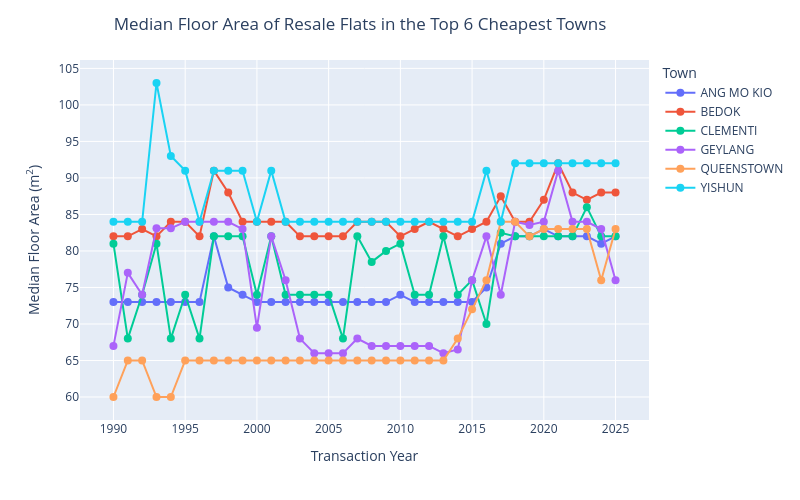

Notebook code cell kept with this figure:
### Code cell
# Line plot of median floor area in the top 5 towns ranked by the number of HDB flats sold from 1990 to 2025
fig3 = px.line(median_floorarea_town,
               x = 'transaction_year',
               y = 'floor_area_sqm',
               color = 'town',
               width = 800, 
               height = 500,
               markers = True)

fig3.update_layout(title = {'text' : 'Median Floor Area of Resale Flats in the Top 6 Cheapest Towns', 'x' : 0.45, 'xanchor' : 'center'}, 
                   xaxis_title_text = 'Transaction Year', 
                   yaxis_title_text = 'Median Floor Area (m<sup>2</sup>)',
                   showlegend = True)

fig3.update_traces(hovertemplate = 'Transaction Year: %{x}<br>Median Floor Area: %{y} m<sup>2</sup><br>Town: %{fullData.name}<extra></extra>',
                   marker = dict(size = 8))

fig3.update_layout(legend_title_text = 'Town')

fig3.show()

### Figure 1 — Plotly figure (JSON) as saved in the notebook; plotly's stock layout.template omitted (floating-point values rounded to 4 significant figures)
{"data": [{"hovertemplate": "Transaction Year: %{x}<br>Median Floor Area: %{y} m<sup>2</sup><br>Town: %{fullData.name}<extra></extra>", "legendgroup": "ANG MO KIO", "line": {"color": "#636efa", "dash": "solid"}, "marker": {"size": 8, "symbol": "circle"}, "mode": "lines+markers", "name": "ANG MO KIO", "orientation": "v", "showlegend": true, "type": "scatter", "x": [1990, 1991, 1992, 1993, 1994, 1995, 1996, 1997, 1998, 1999, 2000, 2001, 2002, 2003, 2004, 2005, 2006, 2007, 2008, 2009, 2010, 2011, 2012, 2013, 2014, 2015, 2016, 2017, 2018, 2019, 2020, 2021, 2022, 2023, 2024, 2025], "xaxis": "x", "y": [73, 73, 73, 73, 73, 73, 73, 82, 75, 74, 73, 73, 73, 73, 73, 73, 73, 73, 73, 73, 74, 73, 73, 73, 73, 73, 75, 81, 82, 82, 83, 82, 82, 82, 81, 82], "yaxis": "y"}, {"hovertemplate": "Transaction Year: %{x}<br>Median Floor Area: %{y} m<sup>2</sup><br>Town: %{fullData.name}<extra></extra>", "legendgroup": "BEDOK", "line": {"color": "#EF553B", "dash": "solid"}, "marker": {"size": 8, "symbol": "circle"}, "mode": "lines+markers", "name": "BEDOK", "orientation": "v", "showlegend": true, "type": "scatter", "x": [1990, 1991, 1992, 1993, 1994, 1995, 1996, 1997, 1998, 1999, 2000, 2001, 2002, 2003, 2004, 2005, 2006, 2007, 2008, 2009, 2010, 2011, 2012, 2013, 2014, 2015, 2016, 2017, 2018, 2019, 2020, 2021, 2022, 2023, 2024, 2025], "xaxis": "x", "y": [82, 82, 83, 82, 84, 84, 82, 91, 88, 84, 84, 84, 84, 82, 82, 82, 82, 84, 84, 84, 82, 83, 84, 83, 82, 83, 84, 87.5, 84, 84, 87, 92, 88, 87, 88, 88], "yaxis": "y"}, {"hovertemplate": "Transaction Year: %{x}<br>Median Floor Area: %{y} m<sup>2</sup><br>Town: %{fullData.name}<extra></extra>", "legendgroup": "CLEMENTI", "line": {"color": "#00cc96", "dash": "solid"}, "marker": {"size": 8, "symbol": "circle"}, "mode": "lines+markers", "name": "CLEMENTI", "orientation": "v", "showlegend": true, "type": "scatter", "x": [1990, 1991, 1992, 1993, 1994, 1995, 1996, 1997, 1998, 1999, 2000, 2001, 2002, 2003, 2004, 2005, 2006, 2007, 2008, 2009, 2010, 2011, 2012, 2013, 2014, 2015, 2016, 2017, 2018, 2019, 2020, 2021, 2022, 2023, 2024, 2025], "xaxis": "x", "y": [81, 68, 74, 81, 68, 74, 68, 82, 82, 82, 74, 82, 74, 74, 74, 74, 68, 82, 78.5, 80, 81, 74, 74, 82, 74, 76, 70, 82.5, 82, 82, 82, 82, 82, 86, 82, 82], "yaxis": "y"}, {"hovertemplate": "Transaction Year: %{x}<br>Median Floor Area: %{y} m<sup>2</sup><br>Town: %{fullData.name}<extra></extra>", "legendgroup": "GEYLANG", "line": {"color": "#ab63fa", "dash": "solid"}, "marker": {"size": 8, "symbol": "circle"}, "mode": "lines+markers", "name": "GEYLANG", "orientation": "v", "showlegend": true, "type": "scatter", "x": [1990, 1991, 1992, 1993, 1994, 1995, 1996, 1997, 1998, 1999, 2000, 2001, 2002, 2003, 2004, 2005, 2006, 2007, 2008, 2009, 2010, 2011, 2012, 2013, 2014, 2015, 2016, 2017, 2018, 2019, 2020, 2021, 2022, 2023, 2024, 2025], "xaxis": "x", "y": [67, 77, 74, 83.1, 83.1, 84, 84, 84, 84, 83, 69.5, 82, 76, 68, 66, 66, 66, 68, 67, 67, 67, 67, 67, 66, 66.5, 76, 82, 74, 84, 83.55, 84, 91, 84, 84, 83, 76], "yaxis": "y"}, {"hovertemplate": "Transaction Year: %{x}<br>Median Floor Area: %{y} m<sup>2</sup><br>Town: %{fullData.name}<extra></extra>", "legendgroup": "QUEENSTOWN", "line": {"color": "#FFA15A", "dash": "solid"}, "marker": {"size": 8, "symbol": "circle"}, "mode": "lines+markers", "name": "QUEENSTOWN", "orientation": "v", "showlegend": true, "type": "scatter", "x": [1990, 1991, 1992, 1993, 1994, 1995, 1996, 1997, 1998, 1999, 2000, 2001, 2002, 2003, 2004, 2005, 2006, 2007, 2008, 2009, 2010, 2011, 2012, 2013, 2014, 2015, 2016, 2017, 2018, 2019, 2020, 2021, 2022, 2023, 2024, 2025], "xaxis": "x", "y": [60, 65, 65, 60, 60, 65, 65, 65, 65, 65, 65, 65, 65, 65, 65, 65, 65, 65, 65, 65, 65, 65, 65, 65, 68, 72, 76, 84, 84, 82, 83, 83, 83, 83, 76, 83], "yaxis": "y"}, {"hovertemplate": "Transaction Year: %{x}<br>Median Floor Area: %{y} m<sup>2</sup><br>Town: %{fullData.name}<extra></extra>", "legendgroup": "YISHUN", "line": {"color": "#19d3f3", "dash": "solid"}, "marker": {"size": 8, "symbol": "circle"}, "mode": "lines+markers", "name": "YISHUN", "orientation": "v", "showlegend": true, "type": "scatter", "x": [1990, 1991, 1992, 1993, 1994, 1995, 1996, 1997, 1998, 1999, 2000, 2001, 2002, 2003, 2004, 2005, 2006, 2007, 2008, 2009, 2010, 2011, 2012, 2013, 2014, 2015, 2016, 2017, 2018, 2019, 2020, 2021, 2022, 2023, 2024, 2025], "xaxis": "x", "y": [84, 84, 84, 103, 93, 91, 84, 91, 91, 91, 84, 91, 84, 84, 84, 84, 84, 84, 84, 84, 84, 84, 84, 84, 84, 84, 91, 84, 92, 92, 92, 92, 92, 92, 92, 92], "yaxis": "y"}], "layout": {"height": 500, "legend": {"title": {"text": "Town"}, "tracegroupgap": 0}, "margin": {"t": 60}, "showlegend": true, "title": {"text": "Median Floor Area of Resale Flats in the Top 6 Cheapest Towns", "x": 0.45, "xanchor": "center"}, "width": 800, "xaxis": {"anchor": "y", "domain": [0, 1], "title": {"text": "Transaction Year"}}, "yaxis": {"anchor": "x", "domain": [0, 1], "title": {"text": "Median Floor Area (m<sup>2</sup>)"}}}}
